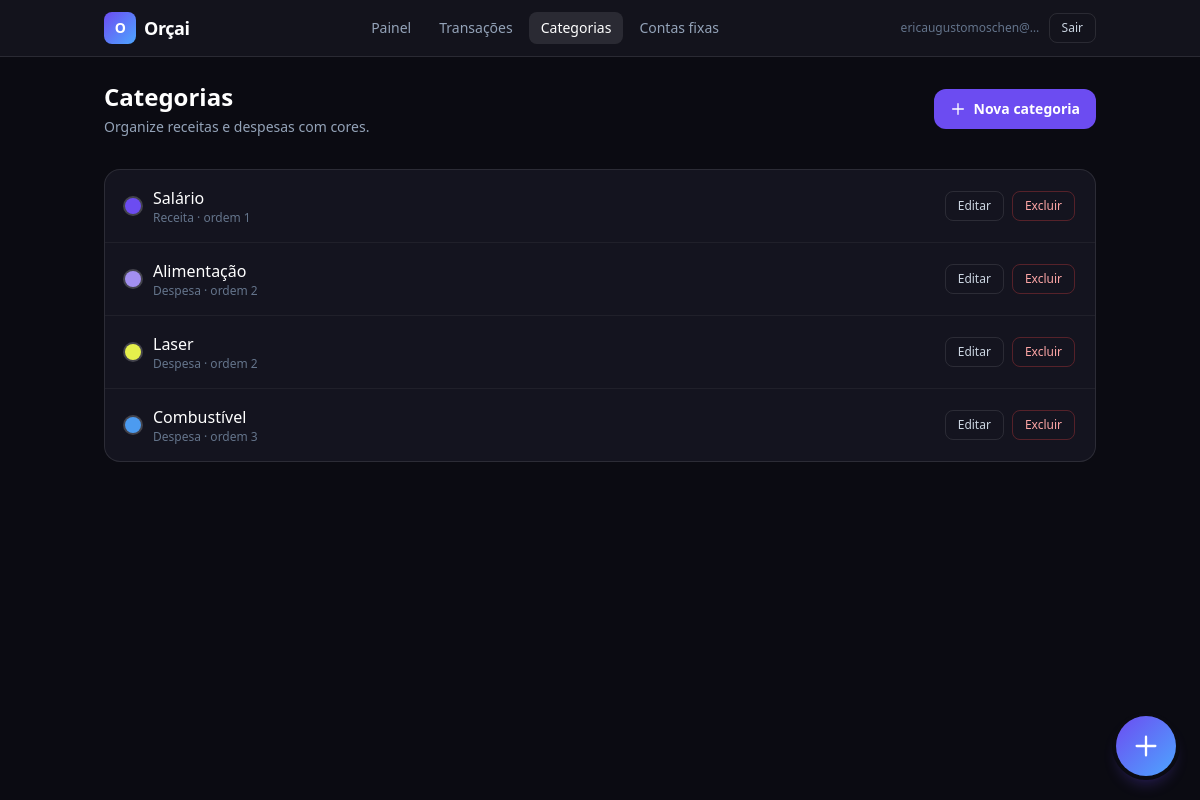
Page /categorias/ (signed in) on the committed database.
### users/models.py (models this page shows, shortened)
class User(AbstractUser):
    email = models.EmailField("e-mail", unique=True)
    USERNAME_FIELD = "email"
    REQUIRED_FIELDS: list[str] = []
    class Meta:
        verbose_name = "usuário"
        verbose_name_plural = "usuários"

### finance/models.py (models this page shows, shortened)
class Category(models.Model):
    user = models.ForeignKey(
        settings.AUTH_USER_MODEL,
        on_delete=models.CASCADE,
        related_name="categories",
    )
    name = models.CharField("nome", max_length=120)
    slug = models.SlugField(max_length=130, blank=True)
    kind = models.CharField(
        "tipo",
        max_length=16,
        choices=CategoryKind.choices,
        default=CategoryKind.EXPENSE,
    )
    color = models.CharField("cor (hex)", max_length=7, default="#6C4CF1")
    sort_order = models.PositiveSmallIntegerField("ordem", default=0)
    is_system = models.BooleanField(
        "categoria do sistema",
        default=False,
        help_text="Criada automaticamente; o usuário pode ocultar mas não excluir facilmente.",
    )
    created_at = models.DateTimeField(auto_now_add=True)
    updated_at = models.DateTimeField(auto_now=True)
    class Meta:
        verbose_name = "categoria"
        verbose_name_plural = "categorias"
        ordering = ["sort_order", "name"]
        constraints = [
            models.UniqueConstraint(
                fields=["user", "slug"],
                name="unique_category_slug_per_user",
            ),
        ]
        indexes = [
            models.Index(fields=["user", "kind"]),
        ]

### finance/views.py (the view)
# urls.py: path("categorias/", views.CategoryListView.as_view(), name="category_list"),
class CategoryListView(UserScopedMixin, ListView):
    model = Category
    context_object_name = "categories"
    template_name = "finance/category_list.html"

### finance/mixins.py (called while the page is built)
    def get_queryset(self):
        qs = super().get_queryset()
        return qs.filter(**{self.user_field: self.request.user})

### templates/finance/category_list.html (shortened to what this page needs)
{% extends "layouts/app_shell.html" %}
{% block app_main %}
<div class="flex flex-col gap-6 sm:flex-row sm:items-center sm:justify-between">
  <div>
    <h1 class="text-2xl font-semibold text-white">Categorias</h1>
    <p class="mt-1 text-sm text-slate-400">Organize receitas e despesas com cores.</p>
  </div>
  <a href="{% url 'finance:category_create' %}" class="inline-flex items-center justify-center gap-2 rounded-xl bg-orchid px-4 py-2.5 text-sm font-semibold text-white hover:opacity-95">
    <svg class="h-4 w-4" fill="none" viewBox="0 0 24 24" stroke="currentColor"><path stroke-linecap="round" stroke-linejoin="round" stroke-width="2" d="M12 4v16m8-8H4"/></svg>
    Nova categoria
  </a>
</div>
<div class="mt-8 overflow-hidden rounded-2xl border border-white/10 bg-card">
  {% if categories %}
  <ul class="divide-y divide-white/5">
    {% for c in categories %}
    <li class="flex flex-wrap items-center gap-3 px-4 py-4 sm:px-5">
      <span class="h-4 w-4 shrink-0 rounded-full ring-2 ring-white/20" style="background-color: {{ c.color }}"></span>
      <div class="min-w-0 flex-1">
        <p class="font-medium text-white">{{ c.name }}</p>
        <p class="text-xs text-slate-500">{{ c.get_kind_display }} · ordem {{ c.sort_order }}</p>
      </div>
      <div class="flex gap-2">
        <a href="{% url 'finance:category_update' c.pk %}" class="rounded-lg border border-white/10 px-3 py-1.5 text-xs text-slate-300 hover:bg-white/5">Editar</a>
        <a href="{% url 'finance:category_delete' c.pk %}" class="rounded-lg border border-red-500/30 px-3 py-1.5 text-xs text-red-300 hover:bg-red-500/10">Excluir</a>
      </div>
    </li>
    {% endfor %}
  </ul>
  {% else %}
  <p class="px-5 py-10 text-center text-slate-400">Nenhuma categoria ainda. Crie a primeira para classificar suas transações.</p>
  {% endif %}
</div>
{% endblock %}

### templates/partials/app_nav.html (shortened to what this page needs)
{% with path=request.path %}
<header class="sticky top-0 z-40 border-b border-white/10 bg-card/90 backdrop-blur">
  <div class="mx-auto flex max-w-5xl flex-wrap items-center justify-between gap-3 px-4 py-3">
    <a href="{% url 'dashboard:home' %}" class="flex items-center gap-2 text-lg font-semibold tracking-tight text-white">
      <span class="inline-flex h-8 w-8 items-center justify-center rounded-lg bg-gradient-to-br from-orchid to-skyfi text-sm font-bold">O</span>
      Orçai
    </a>
    <nav class="flex flex-wrap items-center gap-1 text-sm">
      <a href="{% url 'dashboard:home' %}" class="rounded-lg px-3 py-1.5 {% if path == '/' %}bg-white/10 text-white{% else %}text-slate-400 hover:bg-white/5 hover:text-white{% endif %}">Painel</a>
      <a href="{% url 'finance:transaction_list' %}" class="rounded-lg px-3 py-1.5 {% if '/transacoes' in path %}bg-white/10 text-white{% else %}text-slate-400 hover:bg-white/5 hover:text-white{% endif %}">Transações</a>
      <a href="{% url 'finance:category_list' %}" class="rounded-lg px-3 py-1.5 {% if '/categorias' in path %}bg-white/10 text-white{% else %}text-slate-400 hover:bg-white/5 hover:text-white{% endif %}">Categorias</a>
      <a href="{% url 'finance:recurring_list' %}" class="rounded-lg px-3 py-1.5 {% if '/contas-fixas' in path %}bg-white/10 text-white{% else %}text-slate-400 hover:bg-white/5 hover:text-white{% endif %}">Contas fixas</a>
    </nav>
    <div class="flex items-center gap-2">
      <span class="hidden max-w-[140px] truncate text-xs text-slate-500 sm:inline">{{ user.email }}</span>
      <form action="{% url 'users:logout' %}" method="post">
        <button type="submit" class="rounded-lg border border-white/10 px-3 py-1.5 text-xs font-medium text-slate-300 hover:border-white/20 hover:text-white">Sair</button>
      </form>
    </div>
  </div>
</header>
{% endwith %}

### rows in the picture
User: email "ericaugustomoschen@…"
Category: name "Salário", kind "Receita", sort_order "1"
Category: name "Alimentação", kind "Despesa", sort_order "2"
Category: name "Laser", kind "Despesa", sort_order "2"
Category: name "Combustível", kind "Despesa", sort_order "3"
